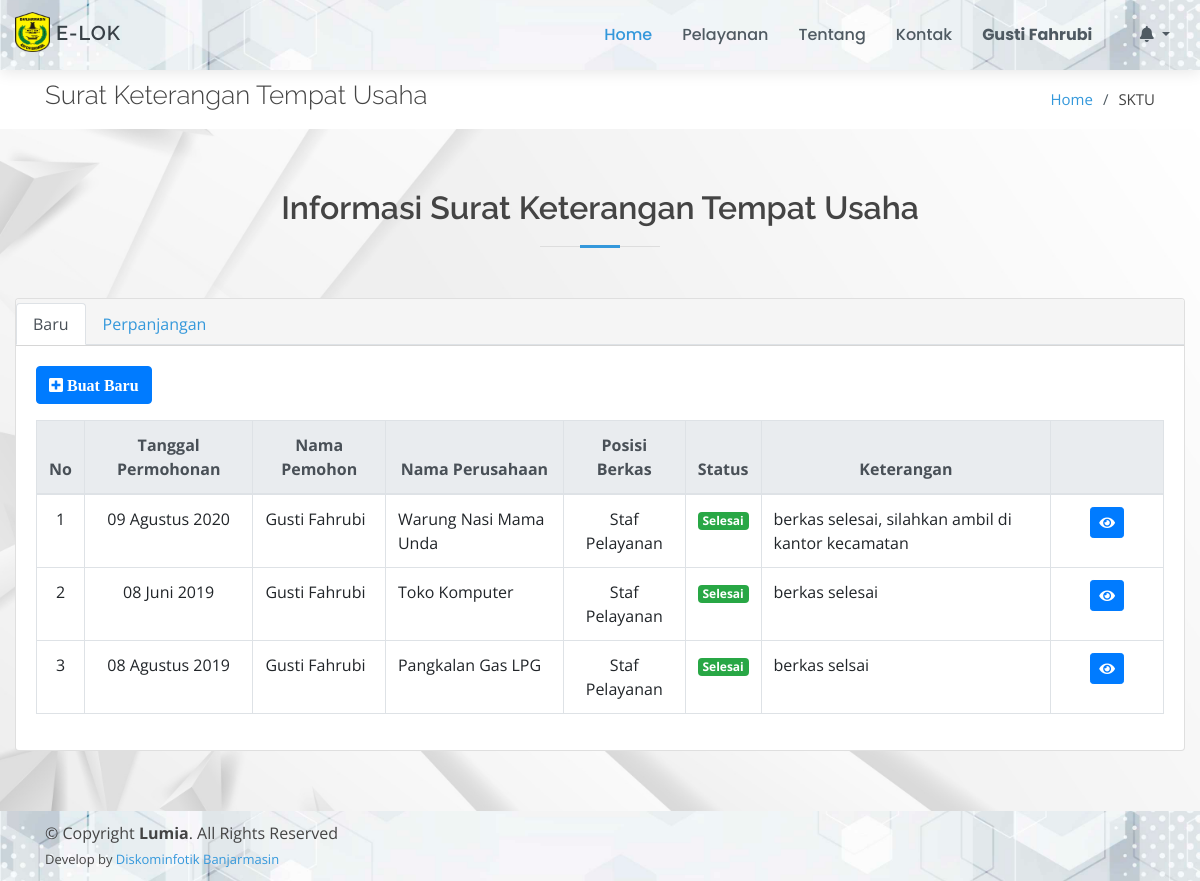
The page /page/sktu/index.php (signed in) on the database as committed earlier.
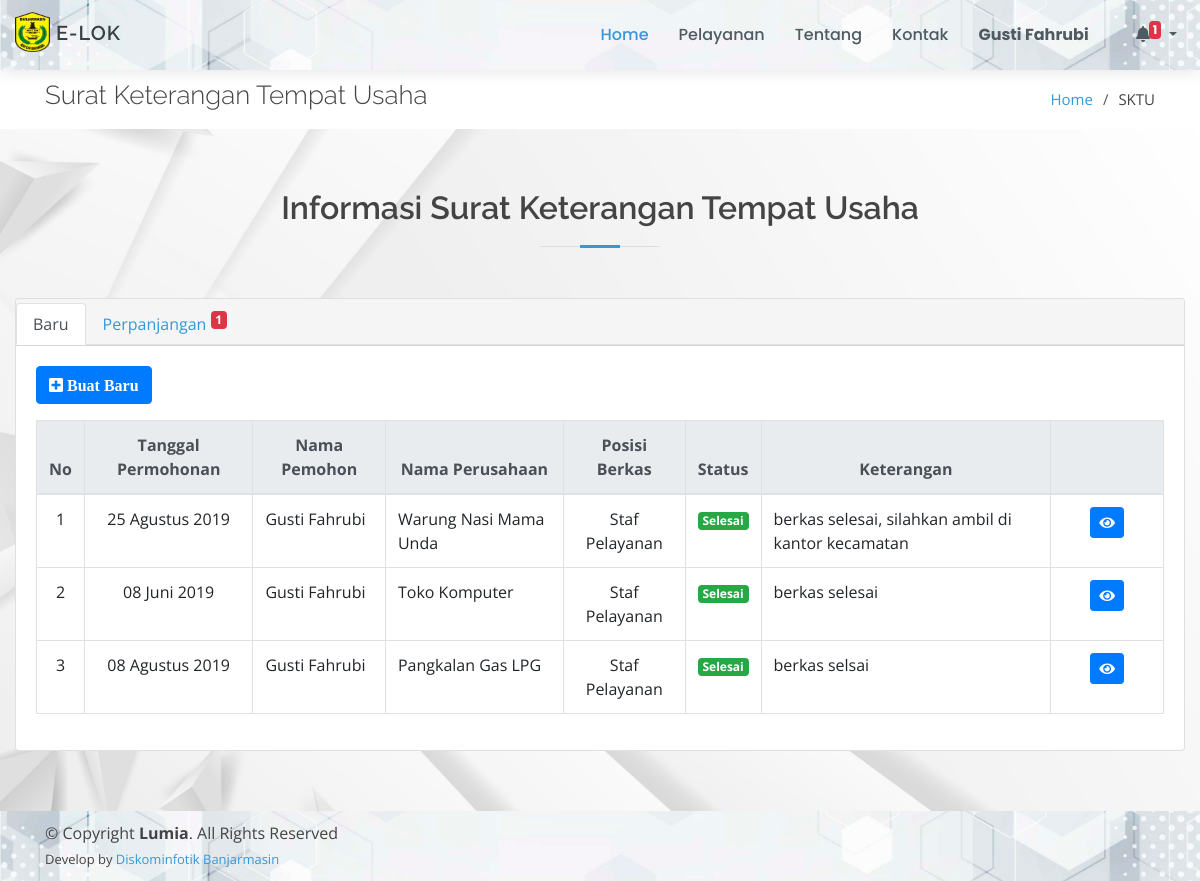
The same page on the database as committed later.
### tables this page shows
CREATE TABLE `sktu_baru` (
  `id_sktu` int(11) NOT NULL,
  `id_masyarakat` int(11) NOT NULL,
  `nomor_sktu` varchar(50) NOT NULL,
  `nama_pemohon` varchar(50) NOT NULL,
  `no_telp` varchar(15) NOT NULL,
  `tgl` datetime NOT NULL,
  `peraturan` longtext NOT NULL,
  `nama_perusahaan` text NOT NULL,
  `alamat_perusahaan` text NOT NULL,
  `nama_pimpinan_perusahaan` varchar(50) NOT NULL,
  `alamat_kediaman` text NOT NULL,
  `kegiatan_usaha` varchar(50) NOT NULL,
  `masa_berlaku_awal` date DEFAULT NULL,
  `masa_berlaku_akhir` date DEFAULT NULL,
  `sifat` varchar(30) NOT NULL,
  `nama_camat` varchar(50) NOT NULL,
  `nip` varchar(30) NOT NULL,
  `jabatan` varchar(50) NOT NULL,
  `kelengkapan` varchar(20) DEFAULT NULL,
  `keterangan` text,
  `tgl_selesai` date DEFAULT NULL,
  `id_posisi` int(11) NOT NULL,
  `status` varchar(30) NOT NULL
);

CREATE TABLE `posisi_berkas` (
  `id_posisi` int(11) NOT NULL,
  `posisi` text NOT NULL
);

### config/config.php (called while the page is built, shortened)
<?php
function base_url($url = null)
{
	$base_url = "http://localhost/layanan-kecamatan";
	if ($url != null) {
		return $base_url . "/" . $url;
	} else {
		return $base_url;
	}
}
function encryptor($action, $string)
{
	$output = false;
	$encrypt_method = "AES-256-CBC";
	$secret_key = 'muni';
	$secret_iv = 'muni123';
	$key = hash('sha256', $secret_key);
	$iv = substr(hash('sha256', $secret_iv), 0, 16);
	if ($action == 'encrypt') {
		$output = openssl_encrypt($string, $encrypt_method, $key, 0, $iv);
		$output = base64_encode($output);
	} else if ($action == 'decrypt') {
		$output = openssl_decrypt(base64_decode($string), $encrypt_method, $key, 0, $iv);
	}
	return $output;
}
$no = 1;

### config/bulan.php (called while the page is built, shortened)
<?php
$bln = array(
    '01' => 'Januari',
    '02' => 'Februari',
    '03' => 'Maret',
    '04' => 'April',
    '05' => 'Mei',
    '06' => 'Juni',
    '07' => 'Juli',
    '08' => 'Agustus',
    '09' => 'September',
    '10' => 'Oktober',
    '11' => 'November',
    '12' => 'Desember'
);

### page/sktu/index.php (the view, shortened to what the changed rows need)
<!DOCTYPE html>
<html lang="en">
<?php
include_once "../../config/config.php";
include_once "../../config/bulan.php";
include_once "../../template/ui/head.php";
$idm      = $_SESSION['id_masyarakat'];
?>
<body>
    <?php include_once "../../template/ui/header.php"; ?>
    <main id="main">
        <section id="breadcrumbs" class="breadcrumbs">
            <div class="container">
                <div class="d-flex justify-content-between align-items-center">
                    <h2>Surat Keterangan Tempat Usaha</h2>
                </div>
            </div>
        </section>
        <section id="services" class="services graform">
            <div class="container-fluid">
                <div class="section-title">
                    <h2>Informasi Surat Keterangan Tempat Usaha</h2>
                </div>
                <div class="row">
                    <div class="col-md-12">
                        <div class="card card-tabs">
                            <div class="card-header p-0 pt-1" style="background-color: whitesmoke; color: white;">
                                <ul class="nav nav-tabs" id="custom-tabs-one-tab" role="tablist">
                                    <li class="nav-item">
                                        <a class="nav-link" id="custom-tabs-one-profile-tab" data-toggle="pill" href="#custom-tabs-one-profile" role="tab" aria-controls="custom-tabs-one-profile" aria-selected="false">
                                            Perpanjangan
                                            <?php if ($jmlnotifsktuppj != 0) : ?>
                                                <sup class="badge badge-danger" style="color: white;"><?= $jmlnotifsktuppj; ?></sup>
                                            <?php endif ?>
                                        </a>
                                    </li>
                                </ul>
                            </div>
                            <div class="card-body">
                                <div class="tab-content" id="custom-tabs-one-tabContent">
                                    <div class="tab-pane fade show active" id="custom-tabs-one-home" role="tabpanel" aria-labelledby="custom-tabs-one-home-tab">
                                        <?php
                                        $data = $koneksi->query("SELECT * FROM sktu_baru WHERE id_masyarakat = '$idm' ORDER BY id_sktu DESC");
                                        if (mysqli_num_rows($data)) {
                                        ?>
                                            <div class="table-responsive">
                                                <table class="table table-bordered">
                                                    <thead class="text-center thead-light">
                                                        <tr>
                                                            <th>No</th>
                                                            <th>Tanggal Permohonan</th>
                                                            <th>Nama Pemohon</th>
                                                            <th>Nama Perusahaan</th>
                                                            <th>Posisi Berkas</th>
                                                            <th>Status</th>
                                                            <th>Keterangan</th>
                                                            <th></th>
                                                        </tr>
                                                    </thead>
                                                    <tbody class="warna-hover">
                                                        <?php
                                                        foreach ($data as $r) {
                                                            $po = $koneksi->query("SELECT * FROM posisi_berkas WHERE id_posisi = '$r[id_posisi]'")->fetch_array();
                                                        ?>
                                                            <tr>
                                                                <td align="center"><?= $no++; ?></td>
                                                                <td align="center">
                                                                    <?=
                                                                        date('d', strtotime($r['tgl'])) . " " .
                                                                            $bln[date('m', strtotime($r['tgl']))] . " " .
                                                                            date('Y', strtotime($r['tgl']));
                                                                    ?>
                                                                </td>
                                                                <td><?= $r['nama_pemohon']; ?></td>
                                                                <td><?= $r['nama_perusahaan']; ?></td>
                                                                <td align="center"><?= $po['posisi']; ?></td>
                                                                <td align="center">
                                                                    <?php
                                                                    if ($r['status'] == "Belum Diproses") {
                                                                        echo "<span class='badge badge-danger'>" . $r['status'] . "</span>";
                                                                    } elseif ($r['status'] == "Dalam Proses") {
                                                                        echo "<span class='badge badge-warning'>" . $r['status'] . "</span>";
                                                                    } else {
                                                                        echo "<span class='badge badge-success'>" . $r['status'] . "</span>";
                                                                    }
                                                                    ?>
                                                                </td>
                                                                <td><?= $r['keterangan']; ?></td>
                                                                <td align="center" width="10%">
                                                                    <button id="detail" data-id="<?= encryptor('encrypt', $r['id_sktu']) ?>" class="btn btn-primary btn-sm" title="Lihat Detail Berkas">
                                                                        <i class="fa fa-eye"></i>
                                                                    </button>
                                                                </td>
                                                            </tr>
                                                        <?php } ?>
                                                    </tbody>
                                                </table>
                                            </div>
                                        <?php } ?>
                                    </div>
                                </div>
                            </div>
                        </div>
                    </div>
                </div>
            </div>
        </section>
    </main>
</body>
</html>

### template/ui/header.php (shortened to what the changed rows need)
<header id="header" class="fixed-top d-flex align-items-center">
    <div class="container-fluid d-flex align-items-center">
        <div class="logo mr-auto">
            <h1>
                <a href="<?= base_url(); ?>"> <img src="<?= base_url() ?>/assets/img/logo-bjm.png" style="width: 35px; height: 40px; margin-top: -6px;"> E-LOK</a>
            </h1>
        </div>
        <nav class="nav-menu d-none d-lg-block">
            <ul>
                <?php if (!isset($_SESSION['id_masyarakat'])) { ?>
                    <li>
                        <a href="<?= base_url('login') ?>"><b>Login</b></a>
                    </li>
                <?php } else { ?>
                    <li class="dropdown">
                        <a href="#" class="dropdown-toggle" id="dropdownMenuButton" data-toggle="dropdown" aria-haspopup="true" aria-expanded="false">
                            <i class="fa fa-bell"></i>
                            <?php
                            $dataiumk = $koneksi->query("SELECT * FROM iumk WHERE id_masyarakat = '$_SESSION[id_masyarakat]' AND kelengkapan = 'Tidak Lengkap' ORDER BY id_iumk DESC");
                            $jmliumk = mysqli_num_rows($dataiumk);
                            $datasktubaru = $koneksi->query("SELECT * FROM sktu_baru WHERE id_masyarakat = '$_SESSION[id_masyarakat]' AND kelengkapan = 'Tidak Lengkap' ORDER BY id_sktu DESC");
                            $jmlsktubaru = mysqli_num_rows($datasktubaru);
                            $datasktuppj = $koneksi->query("SELECT * FROM sktu_perpanjangan WHERE id_masyarakat = '$_SESSION[id_masyarakat]' AND kelengkapan = 'Tidak Lengkap' ORDER BY id_sktu DESC");
                            $jmlsktuppj = mysqli_num_rows($datasktuppj);
                            $jmlnotifsktuppj = "";
                            $data1 = $koneksi->query("SELECT * FROM riwayat_tgl_sktu WHERE id_masyarakat = '$_SESSION[id_masyarakat]'");
                            foreach ($data1 as $r1) {
                                $ceknotif = $koneksi->query("SELECT * FROM sktu_perpanjangan WHERE nomor_sktu = '$r1[nomor_sktu]' AND id_masyarakat = '$r1[id_masyarakat]'");
                                if (mysqli_num_rows($ceknotif) === 0) {
                                    if (!empty($r1['terakhir_diperpanjang']) and $r1['terakhir_diperpanjang'] != '0000-00-00') {
                                        $datanotifsktuppj = $koneksi->query("SELECT COUNT(nomor_sktu) AS hasil FROM riwayat_tgl_sktu WHERE nomor_sktu NOT IN (SELECT nomor_sktu FROM sktu_perpanjangan) AND id_masyarakat = '$_SESSION[id_masyarakat]' AND ((terakhir_diperpanjang - CURRENT_DATE()) <= 30 AND (terakhir_diperpanjang - CURRENT_DATE()) > 0) OR ((CURRENT_DATE() >= terakhir_diperpanjang) AND (CURRENT_DATE() <= (SELECT terakhir_diperpanjang + INTERVAL 6 MONTH))) OR (CURRENT_DATE() >= (SELECT terakhir_diperpanjang + INTERVAL 6 MONTH))")->fetch_array();
                                        $jmlnotifsktuppj .= $datanotifsktuppj['hasil'];
                                    }
                                }
                            }
                            $jmltotal = $jmliumk + $jmlsktubaru + $jmlsktuppj + $jmlnotifsktuppj;
                            ?>
                            <?php if ($jmltotal != 0) { ?>
                                <sup class="badge badge-danger" style="padding: 10%; height: auto; margin-left: -5px; padding-top: 3px; padding-bottom: 3px;">
                                    <?= $jmltotal; ?>
                                </sup>
                            <?php } ?>
                        </a>
                    </li>
                <?php } ?>
            </ul>
        </nav>
    </div>
</header>

Rows that differ between the two databases and show on the page:
changed sktu_baru "Warung Nasi Mama Unda": tgl "09" → "25"; tgl "2020" → "2019"
Other text that changed with them:
$jmltotal: (not shown) → "1"
$jmlnotifsktuppj: (not shown) → "1"
